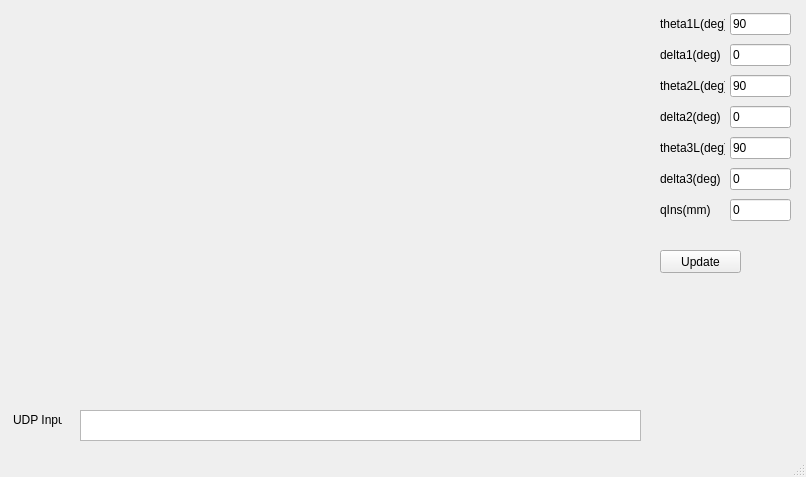
<?xml version="1.0" encoding="UTF-8"?>
<ui version="4.0">
 <class>MainWindow</class>
 <widget class="QMainWindow" name="MainWindow">
  <property name="geometry">
   <rect>
    <x>0</x>
    <y>0</y>
    <width>806</width>
    <height>477</height>
   </rect>
  </property>
  <property name="windowTitle">
   <string>MainWindow</string>
  </property>
  <widget class="QWidget" name="centralwidget">
   <widget class="QVTKWidget" name="qvtkWidget">
    <property name="geometry">
     <rect>
      <x>0</x>
      <y>0</y>
      <width>641</width>
      <height>401</height>
     </rect>
    </property>
   </widget>
   <widget class="QPushButton" name="updatePushButton">
    <property name="geometry">
     <rect>
      <x>660</x>
      <y>250</y>
      <width>81</width>
      <height>23</height>
     </rect>
    </property>
    <property name="text">
     <string>Update</string>
    </property>
   </widget>
   <widget class="QLabel" name="displayLabel">
    <property name="geometry">
     <rect>
      <x>13</x>
      <y>410</y>
      <width>49</width>
      <height>20</height>
     </rect>
    </property>
    <property name="text">
     <string>UDP Input</string>
    </property>
   </widget>
   <widget class="QWidget" name="layoutWidget">
    <property name="geometry">
     <rect>
      <x>730</x>
      <y>10</y>
      <width>61</width>
      <height>221</height>
     </rect>
    </property>
    <layout class="QVBoxLayout" name="verticalLayout">
     <item>
      <widget class="QLineEdit" name="theta1lLineEdit">
       <property name="text">
        <string>90</string>
       </property>
      </widget>
     </item>
     <item>
      <widget class="QLineEdit" name="delta1LineEdit">
       <property name="text">
        <string>0</string>
       </property>
      </widget>
     </item>
     <item>
      <widget class="QLineEdit" name="theta2lLineEdit">
       <property name="text">
        <string>90</string>
       </property>
      </widget>
     </item>
     <item>
      <widget class="QLineEdit" name="delta2LineEdit">
       <property name="text">
        <string>0</string>
       </property>
      </widget>
     </item>
     <item>
      <widget class="QLineEdit" name="theta3lLineEdit">
       <property name="text">
        <string>90</string>
       </property>
      </widget>
     </item>
     <item>
      <widget class="QLineEdit" name="delta3LineEdit">
       <property name="text">
        <string>0</string>
       </property>
      </widget>
     </item>
     <item>
      <widget class="QLineEdit" name="qInsLineEdit">
       <property name="text">
        <string>0</string>
       </property>
      </widget>
     </item>
    </layout>
   </widget>
   <widget class="QWidget" name="layoutWidget">
    <property name="geometry">
     <rect>
      <x>660</x>
      <y>11</y>
      <width>65</width>
      <height>211</height>
     </rect>
    </property>
    <layout class="QVBoxLayout" name="verticalLayout_2">
     <item>
      <widget class="QLabel" name="label">
       <property name="text">
        <string>theta1L(deg)</string>
       </property>
      </widget>
     </item>
     <item>
      <widget class="QLabel" name="label_4">
       <property name="text">
        <string>delta1(deg)</string>
       </property>
      </widget>
     </item>
     <item>
      <widget class="QLabel" name="label_2">
       <property name="text">
        <string>theta2L(deg)</string>
       </property>
      </widget>
     </item>
     <item>
      <widget class="QLabel" name="label_5">
       <property name="text">
        <string>delta2(deg)</string>
       </property>
      </widget>
     </item>
     <item>
      <widget class="QLabel" name="label_3">
       <property name="text">
        <string>theta3L(deg)</string>
       </property>
      </widget>
     </item>
     <item>
      <widget class="QLabel" name="label_6">
       <property name="text">
        <string>delta3(deg)</string>
       </property>
      </widget>
     </item>
     <item>
      <widget class="QLabel" name="label_7">
       <property name="text">
        <string>qIns(mm)</string>
       </property>
      </widget>
     </item>
    </layout>
   </widget>
   <widget class="QTextEdit" name="udp_TextEdit">
    <property name="geometry">
     <rect>
      <x>80</x>
      <y>410</y>
      <width>561</width>
      <height>31</height>
     </rect>
    </property>
   </widget>
   <zorder>layoutWidget</zorder>
   <zorder>layoutWidget</zorder>
   <zorder>qvtkWidget</zorder>
   <zorder>updatePushButton</zorder>
   <zorder>displayLabel</zorder>
   <zorder>udp_TextEdit</zorder>
  </widget>
  <widget class="QMenuBar" name="menubar">
   <property name="geometry">
    <rect>
     <x>0</x>
     <y>0</y>
     <width>806</width>
     <height>21</height>
    </rect>
   </property>
  </widget>
  <widget class="QStatusBar" name="statusbar"/>
 </widget>
 <customwidgets>
  <customwidget>
   <class>QVTKWidget</class>
   <extends>QWidget</extends>
   <header>QVTKWidget.h</header>
  </customwidget>
 </customwidgets>
 <resources/>
 <connections/>
</ui>
